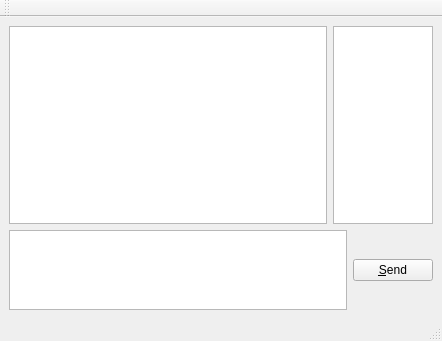
<?xml version="1.0" encoding="UTF-8"?>
<ui version="4.0">
 <class>ChatWindow</class>
 <widget class="QMainWindow" name="ChatWindow">
  <property name="geometry">
   <rect>
    <x>0</x>
    <y>0</y>
    <width>442</width>
    <height>341</height>
   </rect>
  </property>
  <property name="windowTitle">
   <string>ChatWindow</string>
  </property>
  <widget class="QWidget" name="centralwidget">
   <layout class="QVBoxLayout" name="verticalLayout">
    <item>
     <layout class="QHBoxLayout" name="horizontalLayout">
      <item>
       <widget class="QListView" name="messageView">
        <property name="focusPolicy">
         <enum>Qt::NoFocus</enum>
        </property>
        <property name="horizontalScrollBarPolicy">
         <enum>Qt::ScrollBarAlwaysOff</enum>
        </property>
        <property name="editTriggers">
         <set>QAbstractItemView::NoEditTriggers</set>
        </property>
        <property name="selectionMode">
         <enum>QAbstractItemView::NoSelection</enum>
        </property>
        <property name="wordWrap">
         <bool>true</bool>
        </property>
       </widget>
      </item>
      <item>
       <widget class="QListView" name="nickView">
        <property name="minimumSize">
         <size>
          <width>100</width>
          <height>0</height>
         </size>
        </property>
        <property name="maximumSize">
         <size>
          <width>100</width>
          <height>16777215</height>
         </size>
        </property>
        <property name="focusPolicy">
         <enum>Qt::NoFocus</enum>
        </property>
        <property name="editTriggers">
         <set>QAbstractItemView::NoEditTriggers</set>
        </property>
       </widget>
      </item>
     </layout>
    </item>
    <item>
     <layout class="QHBoxLayout" name="horizontalLayout_2">
      <item>
       <widget class="customPlainTextEdit" name="plainTextEdit">
        <property name="maximumSize">
         <size>
          <width>16777215</width>
          <height>80</height>
         </size>
        </property>
       </widget>
      </item>
      <item>
       <widget class="QPushButton" name="sendButton">
        <property name="focusPolicy">
         <enum>Qt::TabFocus</enum>
        </property>
        <property name="text">
         <string>&amp;Send</string>
        </property>
        <property name="shortcut">
         <string>Return</string>
        </property>
       </widget>
      </item>
     </layout>
    </item>
   </layout>
  </widget>
  <widget class="QStatusBar" name="statusbar"/>
  <widget class="QToolBar" name="toolBar">
   <property name="windowTitle">
    <string>toolBar</string>
   </property>
   <attribute name="toolBarArea">
    <enum>TopToolBarArea</enum>
   </attribute>
   <attribute name="toolBarBreak">
    <bool>false</bool>
   </attribute>
  </widget>
 </widget>
 <customwidgets>
  <customwidget>
   <class>customPlainTextEdit</class>
   <extends>QPlainTextEdit</extends>
   <header>customplaintextedit.h</header>
  </customwidget>
 </customwidgets>
 <resources/>
 <connections/>
</ui>
